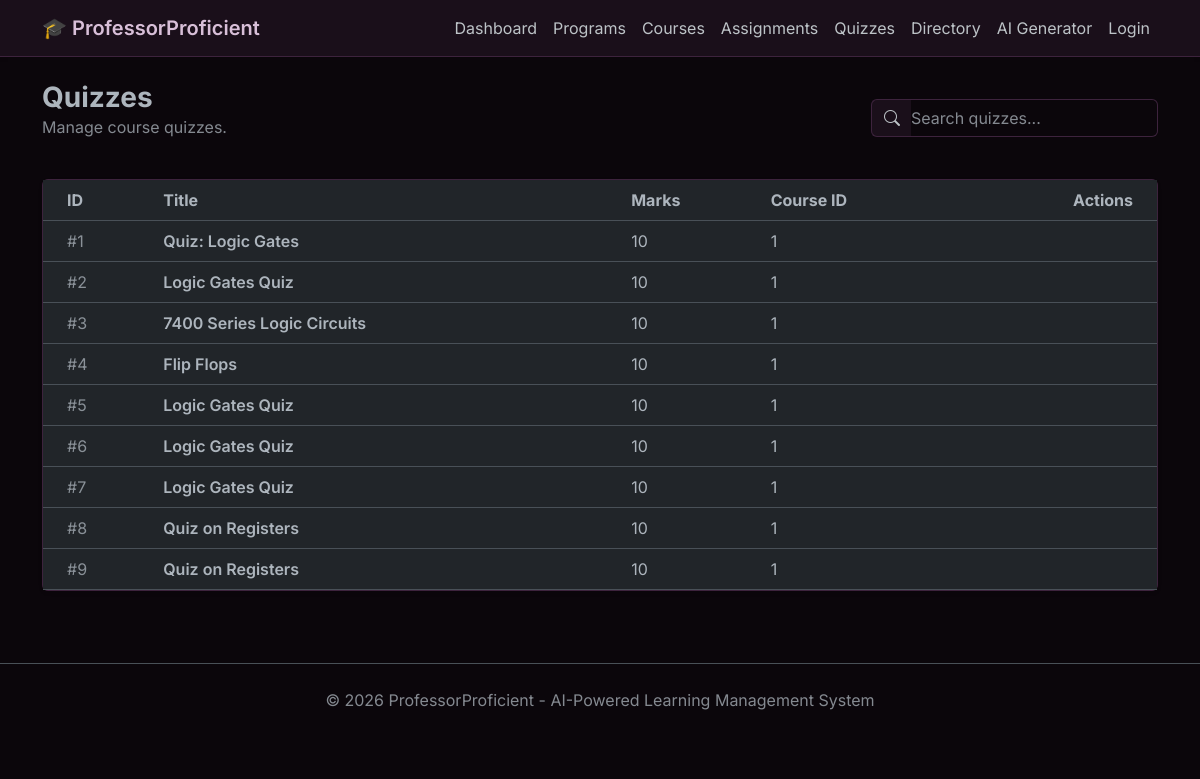
/ui/quizzes, run on an earlier commit of the app's database.
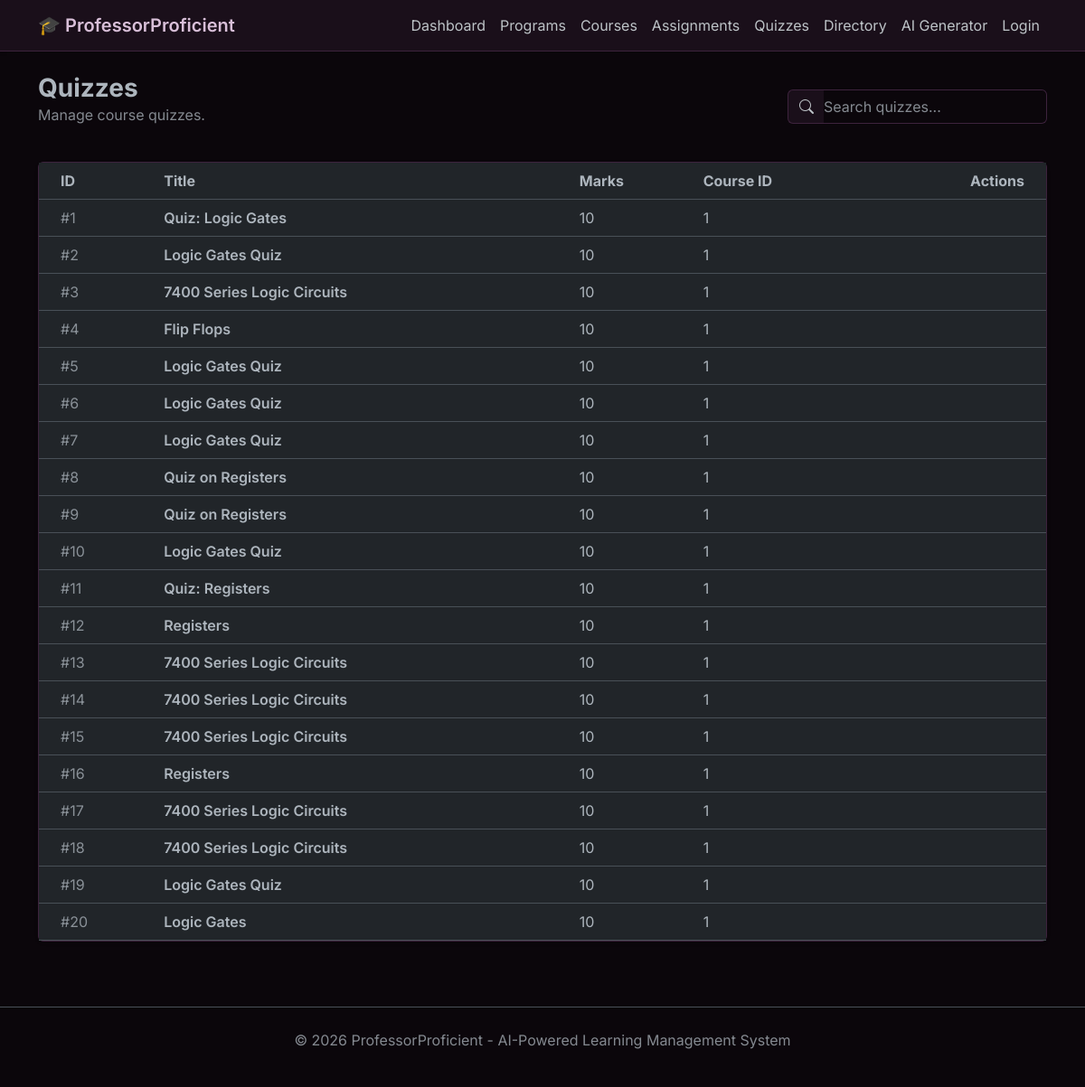
And on a later commit of the database.
### data_models.py (models this page shows, shortened)
class Quiz(db.Model):
    __tablename__ = 'quizzes'
    id = db.Column(db.Integer, primary_key=True, autoincrement=True)
    title = db.Column(db.String(100), nullable=False)
    total_marks = db.Column(db.Integer)
    due_date = db.Column(db.DateTime)
    course_id = db.Column(db.Integer, db.ForeignKey('courses.id'))
    created_by = db.Column(db.Integer, db.ForeignKey('users.id'))
    created_at = db.Column(db.DateTime, server_default=text('CURRENT_TIMESTAMP'))
    course = db.relationship("Course", back_populates="quizzes")
    created_by_user = db.relationship("User", back_populates="quizzes_created")
    questions = db.relationship("Question", back_populates="quiz", cascade="all, delete-orphan")
    student_answers = db.relationship("StudentAnswer", backref="quiz")

### app.py (the view)
@ui_bp.route("/ui/quizzes")
def quizzes_page():
    quizzes = Quiz.query.all()
    return render_template("quizzes.html", quizzes=quizzes)

### templates/quizzes.html (shortened to what this page needs)
{% extends "layout.html" %}
{% block content %}
<div class="d-flex justify-content-between align-items-center mb-4">
    <div>
        <h1 class="h3 fw-bold mb-0">Quizzes</h1>
        <p class="text-muted">Manage course quizzes.</p>
    </div>
    <div class="d-flex gap-2">
        <div class="input-group">
            <span class="input-group-text border-end-0"><i class="bi bi-search"></i></span>
            <input type="text" class="form-control border-start-0 ps-0" id="searchInput" placeholder="Search quizzes...">
        </div>
    </div>
</div>
<div class="card shadow-sm">
    <div class="card-body p-0">
        <div class="table-responsive">
            <table class="table table-hover mb-0 align-middle" id="quizzesTable">
                <thead class="text-secondary">
                    <tr>
                        <th class="ps-4">ID</th>
                        <th>Title</th>
                        <th>Marks</th>
                        <th>Course ID</th>
                        <th class="text-end pe-4">Actions</th>
                    </tr>
                </thead>
                <tbody>
                    {% for quiz in quizzes %}
                    <tr>
                        <td class="ps-4 text-muted">#{{ quiz.id }}</td>
                        <td class="fw-semibold">{{ quiz.title }}</td>
                        <td>{{ quiz.total_marks }}</td>
                        <td>{{ quiz.course_id }}</td>
                        <td class="text-end pe-4">
                        </td>
                    </tr>
                    {% else %}
                    <tr>
                        <td colspan="5" class="text-center py-5">
                            <p class="text-muted mb-0">No quizzes found.</p>
                        </td>
                    </tr>
                    {% endfor %}
                </tbody>
            </table>
        </div>
    </div>
</div>
{% endblock %}
{% block scripts %}
<link rel="stylesheet" href="https://cdn.jsdelivr.net/npm/bootstrap-icons@1.10.0/font/bootstrap-icons.css">
{% endblock %}

### templates/layout.html (shortened to what this page needs)
<!DOCTYPE html>
<html lang="en" data-bs-theme="dark">
<head>
    <link href="https://cdn.jsdelivr.net/npm/bootstrap@5.3.0/dist/css/bootstrap.min.css" rel="stylesheet">
</head>
<body>
<nav class="navbar navbar-expand-lg navbar-dark shadow-sm">
    <div class="container">
        <a class="navbar-brand" href="/">🎓 ProfessorProficient</a>
        <div class="collapse navbar-collapse" id="navbarNav">
            <ul class="navbar-nav ms-auto">
                <li class="nav-item">
                    <a class="nav-link" href="/">Dashboard</a>
                </li>
                <li class="nav-item">
                    <a class="nav-link" href="/ui/programs">Programs</a>
                </li>
                <li class="nav-item">
                    <a class="nav-link" href="/ui/courses">Courses</a>
                </li>
                <li class="nav-item">
                    <a class="nav-link" href="/ui/assignments">Assignments</a>
                </li>
                <li class="nav-item">
                    <a class="nav-link" href="/ui/quizzes">Quizzes</a>
                </li>
                <li class="nav-item">
                    <a class="nav-link" href="/ui/users">Directory</a>
                </li>
                <li class="nav-item">
                    <a class="nav-link" href="/ui/generate-quiz">AI Generator</a>
                </li>
                {% if session.get('user_id') %}
                <li class="nav-item d-flex align-items-center">
                    <span class="badge bg-secondary ms-2 me-2">{{ session.get('user_role', 'user')|title }}</span>
                </li>
                <li class="nav-item">
                    <button class="nav-link btn btn-link" id="logoutBtn">Logout</button>
                </li>
                {% else %}
                <li class="nav-item">
                    <button class="nav-link btn btn-link" data-bs-toggle="modal" data-bs-target="#globalLoginModal">Login</button>
                </li>
                {% endif %}
            </ul>
        </div>
    </div>
</nav>
<div class="container py-4">
    {% block content %}{% endblock %}
</div>
<footer class="text-center py-4 text-muted border-top mt-5">
    <p>&copy; 2026 ProfessorProficient - AI-Powered Learning Management System</p>
</footer>
{% block scripts %}{% endblock %}
</body>
</html>

### templates/layout.html (style rules this page uses)
body { font-family: 'Inter', sans-serif; background-color: #0b060b; }
.navbar { background-color: #1a0f1a; border-bottom: 1px solid #3d233d; }
.navbar-brand { font-weight: 600; color: #d8bfd8 !important; }
.nav-link { color: #bdc3c7 !important; }
.card { background-color: #1a0f1a; border: 1px solid #3d233d; box-shadow: 0 0.125rem 0.25rem rgba(0, 0, 0, 0.5); transition: transform 0.2s; }
input, select, textarea { background-color: #0b060b !important; border-color: #3d233d !important; color: #ecf0f1 !important; }
.input-group-text { background-color: #1a0f1a !important; border-color: #3d233d !important; color: #bdc3c7 !important; }

What changed in the data, as far as the page shows it:
added Quiz: id "10", title "Logic Gates Quiz", total_marks "10", course_id "1"
added Quiz: id "11", title "Quiz: Registers", total_marks "10", course_id "1"
added Quiz: id "12", title "Registers", total_marks "10", course_id "1"
added Quiz: id "13", title "7400 Series Logic Circuits", total_marks "10", course_id "1"
added Quiz: id "14", title "7400 Series Logic Circuits", total_marks "10", course_id "1"
added Quiz: id "15", title "7400 Series Logic Circuits", total_marks "10", course_id "1"
added Quiz: id "16", title "Registers", total_marks "10", course_id "1"
added Quiz: id "17", title "7400 Series Logic Circuits", total_marks "10", course_id "1"
added Quiz: id "18", title "7400 Series Logic Circuits", total_marks "10", course_id "1"
added Quiz: id "19", title "Logic Gates Quiz", total_marks "10", course_id "1"
added Quiz: id "20", title "Logic Gates", total_marks "10", course_id "1"
